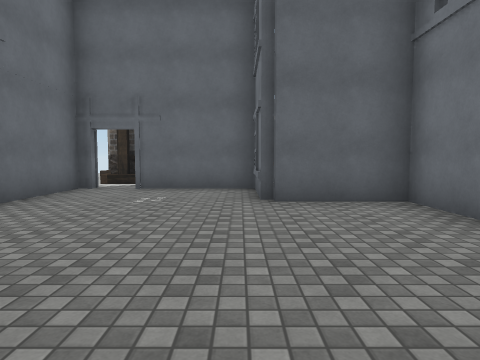
View 1 (above)

24 first-person views from a walk through a 3-D level made in the Unity game engine. The camera is 1.3 m above the floor, tilts 4° down and sees 75° across. The floor is counted in squares, 2 m on a side. Each view is taken from the middle of a square. On the plan, view 1 faces up. The plan holds only what a view shows up to about 10 squares ahead; the rest is blank. The place goes on beyond the plan. Some surface patterns are stand-ins.

View 2
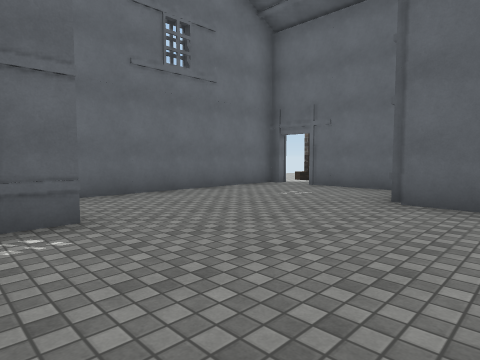

View 3
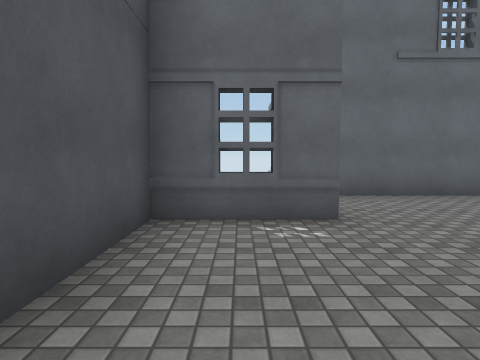

View 4
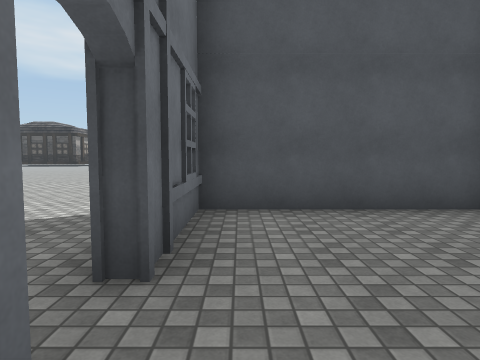

View 5
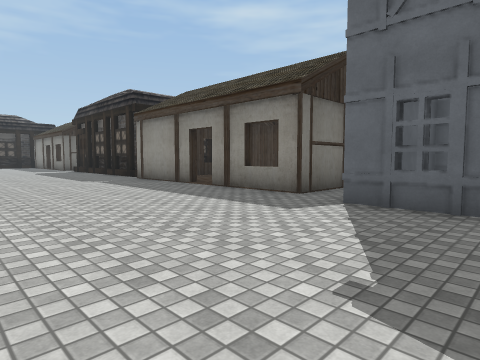

View 6
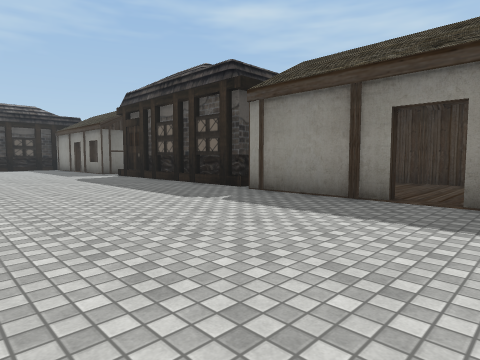

View 7
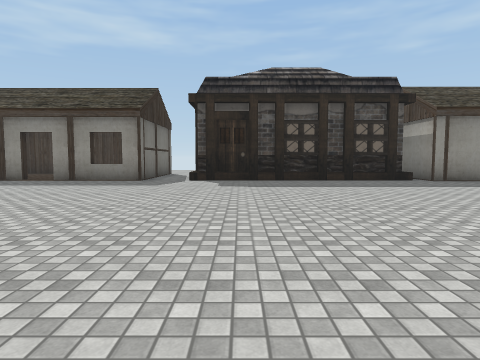

View 8
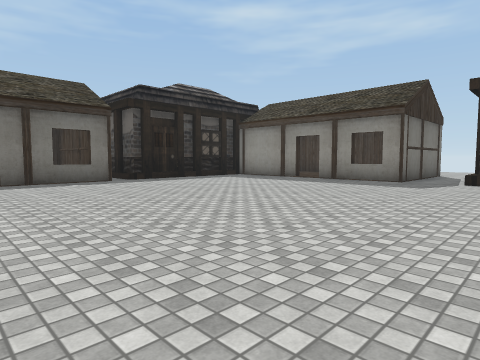

View 9
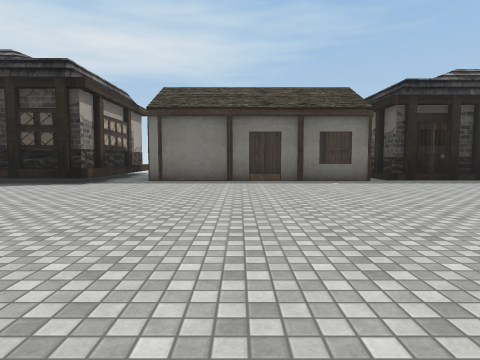

View 10
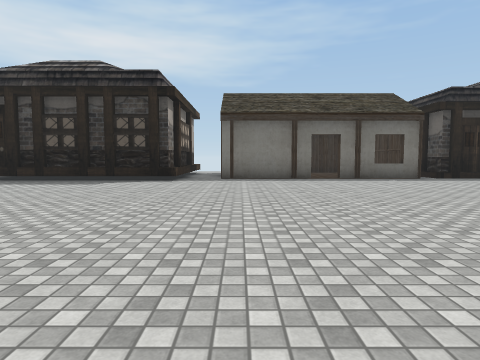

View 11
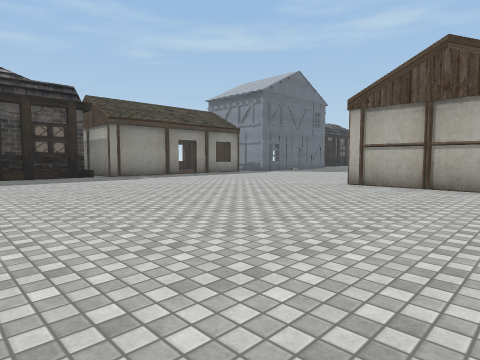

View 12
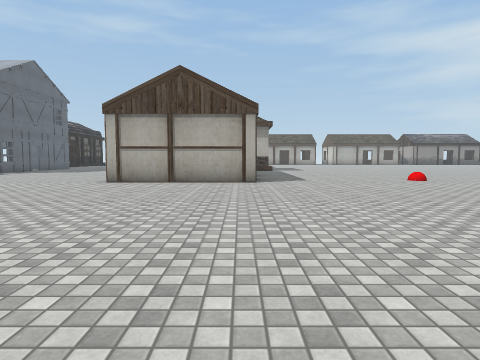

View 13
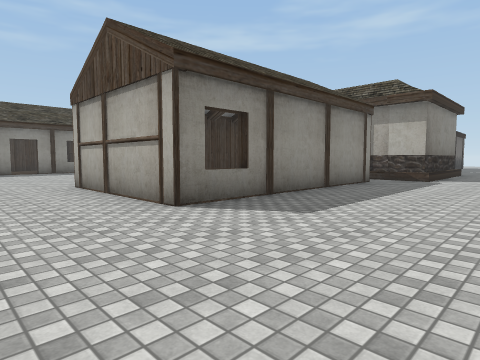

View 14
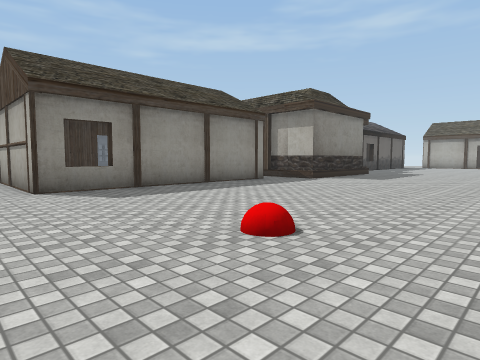

View 15
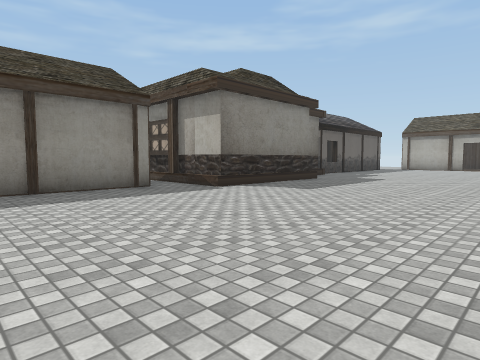

View 16
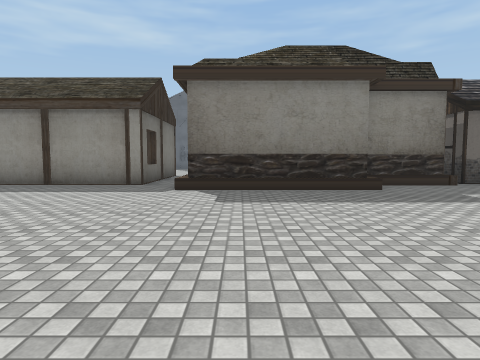

View 17
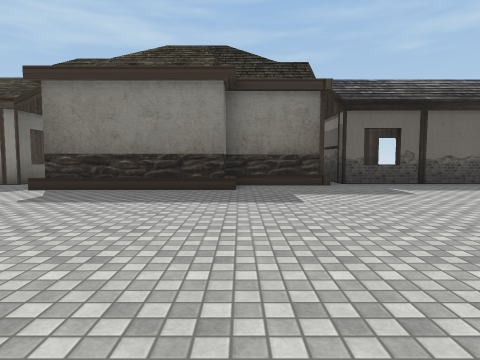

View 18
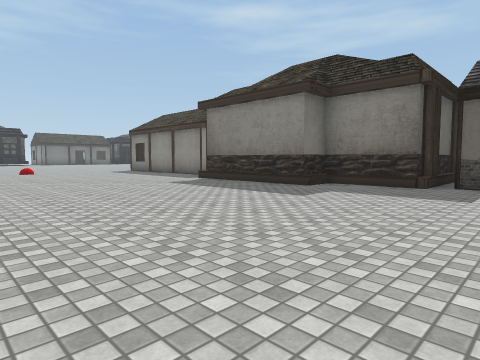

View 19
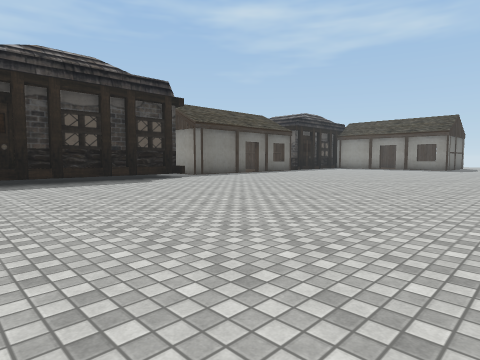

View 20
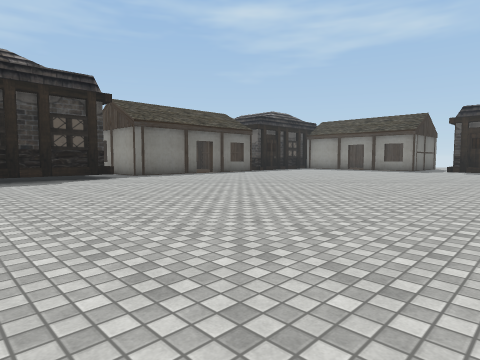

View 21
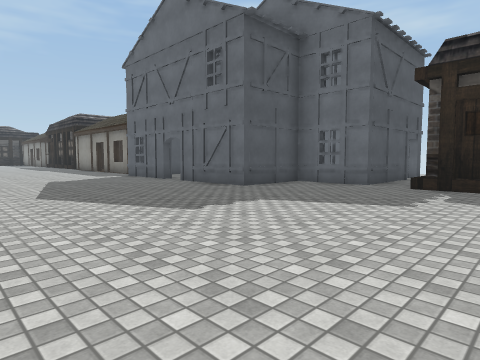

View 22
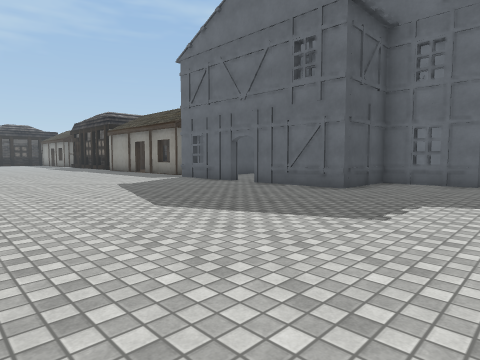

View 23
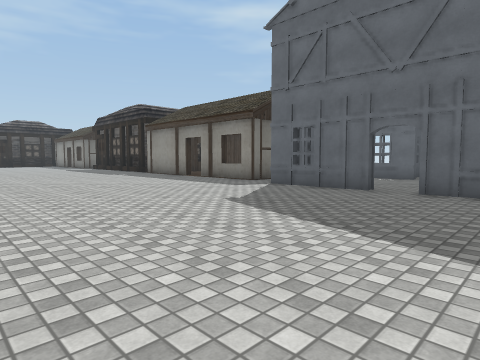

View 24
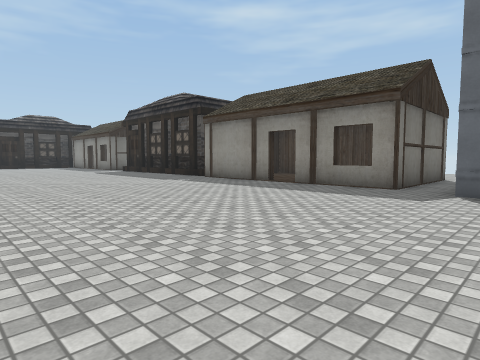

### Floor plan
Key: @ floor where view 1 was taken; # wall or solid block; . floor; ^ raised ledge; H house.
Columns run from 3 left of view 1 to 21 right of it. Each row starts with its distance up from view 1.
 10        .....    #........
  9     H.......    #........
  8 #   .........   #........
  7 HHHHH........   #........
  6 H...H........   #........
  5 H...HHH......   ##......
  4 H.....H......    #......
  3 H.....H......    #.......
  2 H............ ####......
  1 HHH...H...... ###.......
  0   H@..H......   #.......
 -1   HHHHH......#  #.......
 -2  .####.......#  #.......
 -3  ^   ^.......   #.......
 -4      #.......#  #.......
 -5  #...........####.......
 -6  #...#..................
 -7  #. .#..................
 -8      #................
 -9     ##...............
-10      H..............
-11      #..............
-12      H.................
-13      #...................
-14      #...................
-15     ##...................
-16    ......................
-17    ###...................
-18      ^..................
-19      #..................
-20      ...................
-21      # .................
-22         ..........######
-23       H###.##.#####
-24          # #      #
-25            #

Positions as (right, up) in squares from view 1, and headings:
1: (0, 0), facing up
2: (2, 0), facing up-left
3: (2, 0), facing left
4: (2, 3), facing down
5: (7, 1), facing down-left
6: (7, -4), facing down-left
7: (11, -14), facing left
8: (11, -14), facing down-left
9: (11, -14), facing down
10: (13, -13), facing down
11: (13, -13), facing up-left
12: (13, -14), facing up
13: (17, -8), facing up-left
14: (20, -7), facing up-left
15: (20, -3), facing up-left
16: (21, 3), facing left
17: (21, 6), facing left
18: (21, 10), facing down-left
19: (21, -13), facing down-left
20: (19, -12), facing down-left
21: (8, 10), facing down-left
22: (9, 8), facing down-left
23: (9, 4), facing down-left
24: (9, 0), facing down-left
